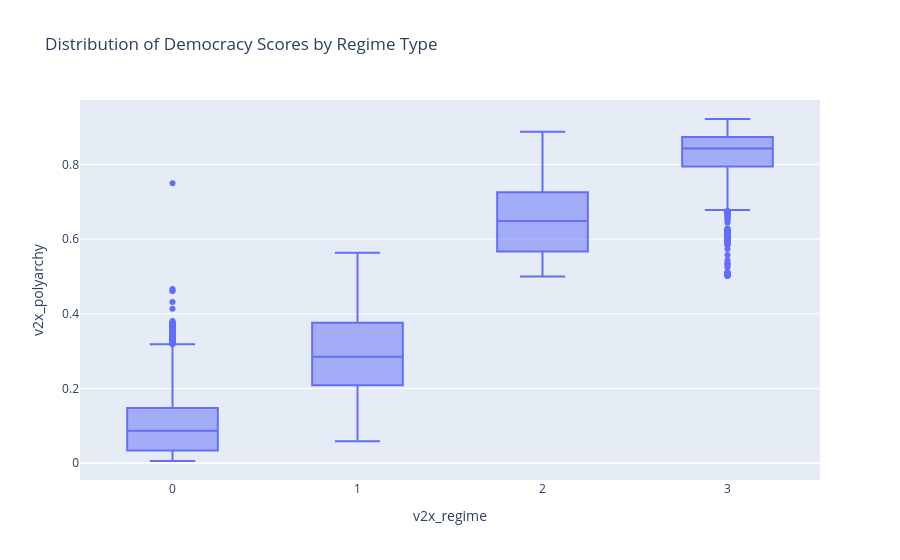

This figure's notebook cell:
### Markdown cell above
### 6. Box Plot: Distribution of Democracy Scores
Showing the variance and outliers of the Democracy Index for the latest year.

### Code cell
fig_box = px.box(df2, x='v2x_regime', y='v2x_polyarchy',
                 title='Distribution of Democracy Scores by Regime Type')
fig_box.show()
# save
save_fig(fig_box, 'box_democracy_by_regime')

### Figure 1 — Plotly figure (JSON) as saved in the notebook; plotly's stock layout.template omitted (floating-point values rounded to 4 significant figures; data arrays with more than 128 entries replaced by an {"elided": "..."} marker saying what was removed)
{"data": [{"alignmentgroup": "True", "hovertemplate": "v2x_regime=%{x}<br>v2x_polyarchy=%{y}<extra></extra>", "legendgroup": "", "marker": {"color": "#636efa"}, "name": "", "notched": false, "offsetgroup": "", "orientation": "v", "showlegend": false, "type": "box", "x": {"elided": "19857 float values"}, "x0": " ", "xaxis": "x", "y": {"elided": "19857 float values"}, "y0": " ", "yaxis": "y"}], "layout": {"boxmode": "group", "legend": {"tracegroupgap": 0}, "title": {"text": "Distribution of Democracy Scores by Regime Type"}, "xaxis": {"anchor": "y", "domain": [0, 1], "title": {"text": "v2x_regime"}}, "yaxis": {"anchor": "x", "domain": [0, 1], "title": {"text": "v2x_polyarchy"}}}}
